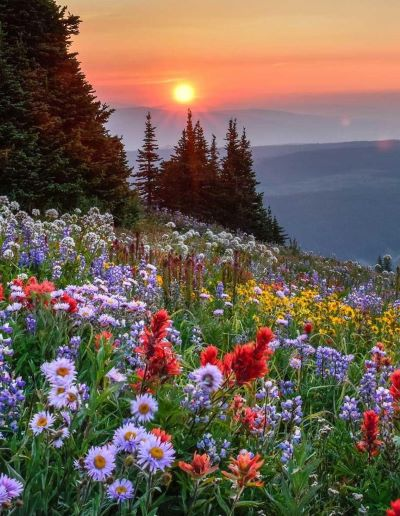
#> input picture gambar1.jpg, 400 x 516 px
$ python IdealLowpassFilter.py
#> lines starting #> are read from the running program, lines starting #| are printed output that depends on the picture
import numpy as np
import matplotlib.pyplot as plt
from scipy import fft, ifft

def ideal_lowpass_filter(image, cutoff_frequency):
    frequency_domain = fft.fft2(image)
    freq_rows, freq_cols = frequency_domain.shape
    half_rows, half_cols = freq_rows // 2, freq_cols // 2
    row_indices = np.arange(freq_rows)
    col_indices = np.arange(freq_cols)
    col_indices[half_cols:] = col_indices[half_cols:] - freq_cols
    col_indices = np.fft.fftshift(col_indices)
    distance_matrix = np.sqrt((row_indices[:, np.newaxis] - half_rows)**2 + (col_indices[np.newaxis, :] - half_cols)**2)

    filter = np.zeros((freq_rows, freq_cols))
    filter[distance_matrix <= cutoff_frequency] = 1

    filtered_frequency_domain = frequency_domain * filter

    return np.abs(fft.ifft(filtered_frequency_domain))

from skimage import io, color

image = color.rgb2gray(io.imread('gambar1.jpg'))
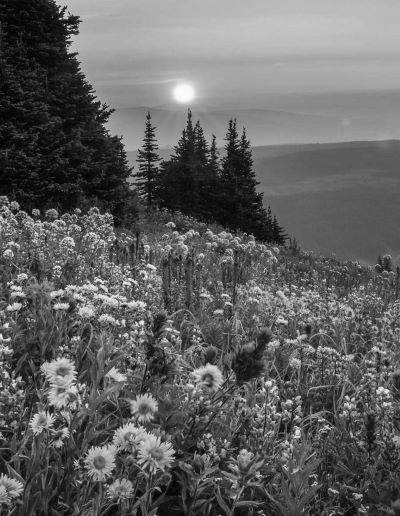
#> image: shape (516, 400) float64; min 0.0025, max 0.99, mean 0.384

filtered_image = ideal_lowpass_filter(image, 100)
#> in ideal_lowpass_filter, `return np.abs(fft.ifft(filtered_frequency_domain))`:
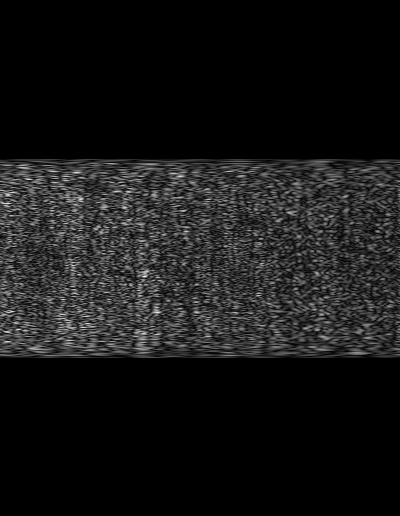
#> returned value: shape (516, 400) float64; min 0, max 2.07, mean 0.187; drawn with min black and max white

plt.subplot(121), plt.imshow(image, cmap='gray'), plt.title('Gambar Asli')
plt.subplot(122), plt.imshow(filtered_image, cmap='gray'), plt.title('Hasil Filter')
plt.show()
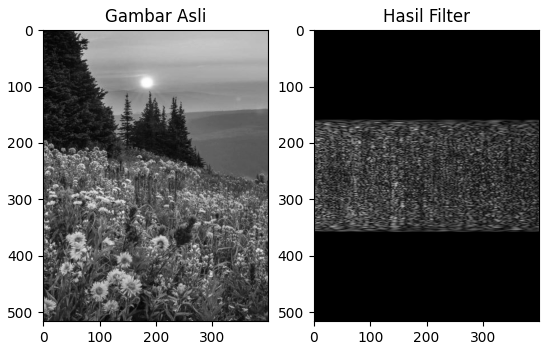
#> figure drawn by matplotlib, 2 panels
